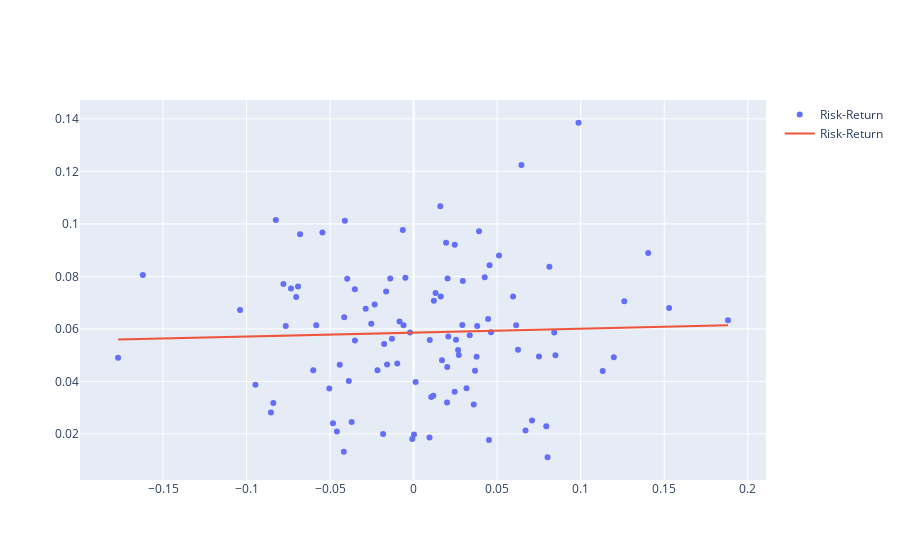

The notebook cell this image was saved under:
### Code cell
import plotly.graph_objs as go
fig = go.Figure()
fig.add_trace(go.Scatter(name = 'Risk-Return',
                        x= portfolio[:,0],
                        y = portfolio[:,1],
                        mode = 'markers'))
fig.add_trace(go.Scatter(name = 'Risk-Return',
                        x= portfolio[:,0],
                        y = best_fit,
                        mode = 'lines'))
fig.show()
